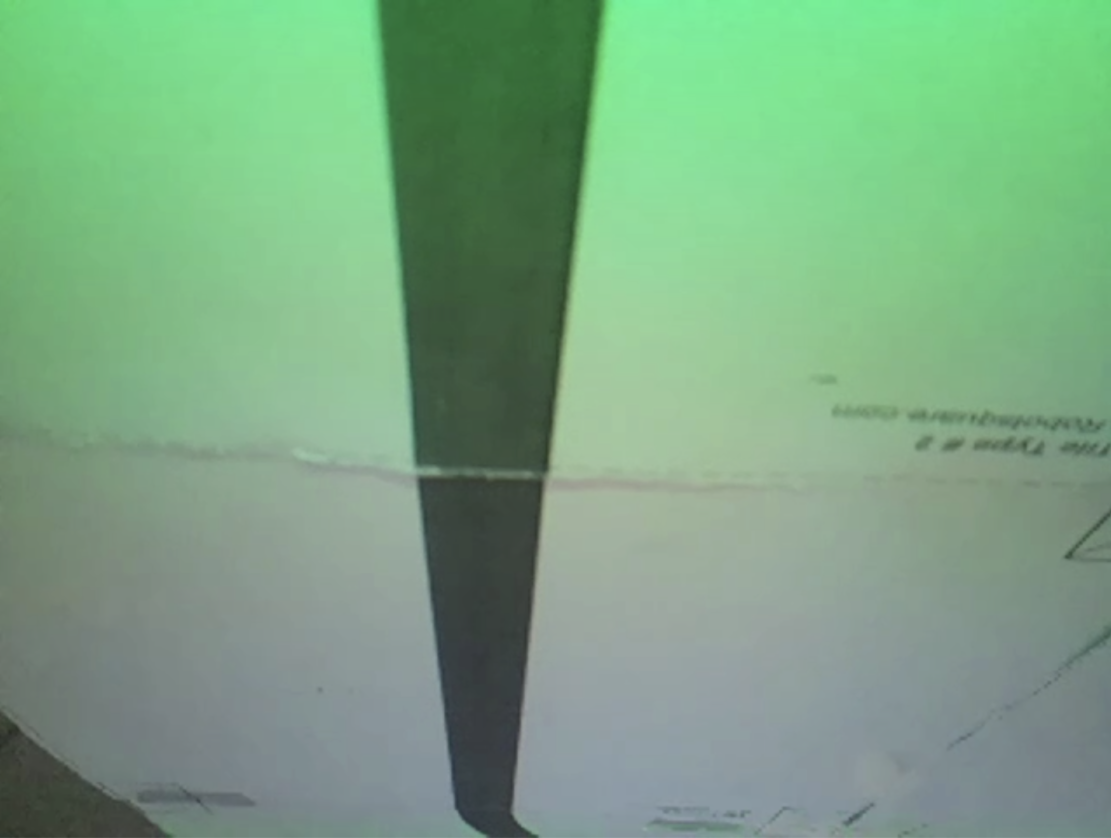
#> input picture Line_Detection/images/1.png, 2222 x 1676 px (shown at 1/2 size)
$ python -i line_detection.py   (imports and definitions only)
#> lines starting #> are read from the running program, lines starting #| are printed output that depends on the picture; after the words box and inside, x2 and y2 are one past the last pixel; in counts of white or black regions, pixels touching at a corner belong together
import cv2
import numpy as np

def line_detection(image_path, THRESHOLD_VALUE=125, ROI_START=0.55, MIN_CONTOUR_AREA=500):
#> called with image_path = 'images/1.png', THRESHOLD_VALUE = 125, ROI_START = 0.55, MIN_CONTOUR_AREA = 500
    frame = cv2.imread(image_path)
#> frame is the input picture: shape (1676, 2222, 3); mean B, G, R 130.8, 165.2, 123
    frame = cv2.resize(frame, (320, 240))
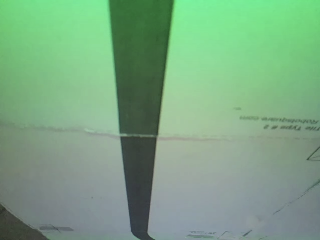
#> frame: shape (240, 320, 3); mean B, G, R 130.8, 165.2, 122.9
    frame = cv2.rotate(frame, cv2.ROTATE_180)
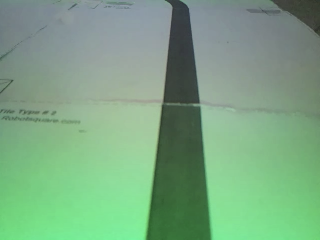
#> frame: shape (240, 320, 3); mean B, G, R 130.8, 165.2, 122.9
    height, width, _ = frame.shape
#> height = 240; width = 320

    # 1. grayscale
    gray = cv2.cvtColor(frame, cv2.COLOR_BGR2GRAY)
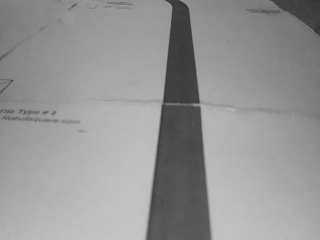
#> gray: shape (240, 320); min 47, max 198, mean 148.6

    # 2. blur
    blur = cv2.GaussianBlur(gray, (5, 5), 0)

    # 3. threshold (خط مشکی)
    _, binary = cv2.threshold(
        blur, THRESHOLD_VALUE, 255, cv2.THRESH_BINARY_INV
    )
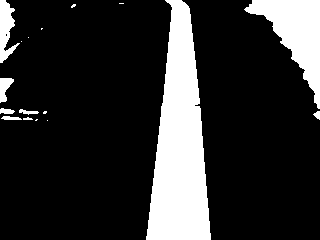
#> binary: shape (240, 320); 18.8% white; 17 white regions (8 under 20 px), largest, box (x1, y1, x2, y2) and area: (146, 0, 211, 240) 9788, (244, 0, 320, 109) 3461, (0, 0, 20, 63) 656

    # 4. ROI (فقط پایین تصویر)
    roi_y_start = int(height * ROI_START)
#> roi_y_start = 132
    roi = binary[roi_y_start:height, 0:width]
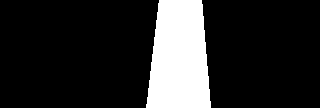
#> roi: shape (108, 320); 16.9% white; 1 white region

    # 5. پیدا کردن کانتورها
    contours, _ = cv2.findContours(
        roi, cv2.RETR_EXTERNAL, cv2.CHAIN_APPROX_SIMPLE
    )
#> contours = 1 contour; box (x1, y1, x2, y2) and area: (146, 0, 211, 108) 5678

    cx = None
    error = None

    if contours:
        # بزرگ‌ترین کانتور (خط)
        c = max(contours, key=cv2.contourArea)
#> c = contour of 48 points, box (x1, y1, x2, y2) (146, 0, 211, 108), area 5678

        if cv2.contourArea(c) > MIN_CONTOUR_AREA:
            M = cv2.moments(c)
#> M = moments, m00 5678, centre m10/m00, m01/m00 = (179, 57.13)

            if M["m00"] != 0:
                cx = int(M["m10"] / M["m00"])
#> cx = 178
                cy = int(M["m01"] / M["m00"])
#> cy = 57

                # مرکز تصویر
                frame_center = width // 2
#> frame_center = 160
                error = cx - frame_center
#> error = 18

                # رسم مرکز خط
                cv2.circle(
                    frame,
                    (cx, roi_y_start + cy),
                    6,
                    (0, 0, 255),
                    -1
                )

                # رسم کانتور
                cv2.drawContours(
                    frame,
                    [c + np.array([0, roi_y_start])],
                    -1,
                    (0, 255, 0),
                    2
                )

    # رسم خط مرکز تصویر
    cv2.line(
        frame,
        (width // 2, 0),
        (width // 2, height),
        (255, 0, 0),
        2
    )
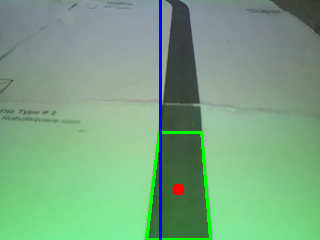
#> frame: shape (240, 320, 3); mean B, G, R 131.2, 165.4, 121.3

    return error

>>> result = line_detection('images/1.png')
#> result = 18

$ run again, on Line_Detection/images/2.png
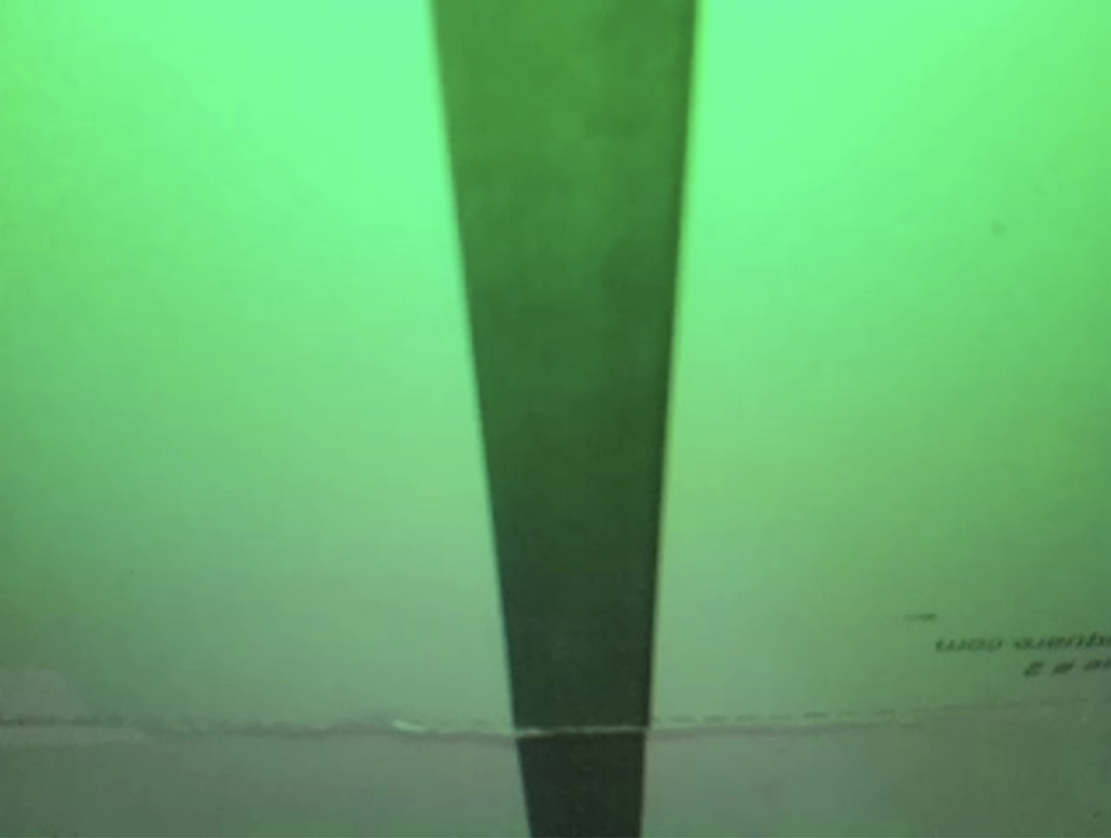
#> input picture Line_Detection/images/2.png, 2222 x 1676 px (shown at 1/2 size)
#> in line_detection, frame is the input picture: shape (1676, 2222, 3); mean B, G, R 108.8, 176, 99.6
#> in line_detection, `_, binary = cv2.threshold( blur, THRESHOLD_VALUE, 255, cv2.THRESH_BINA..`:
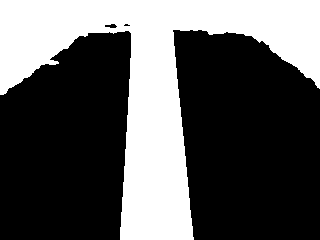
#> binary: shape (240, 320); 35.2% white; 1 white region, box (x1, y1, x2, y2) and area: (0, 0, 320, 240) 27071
#> roi: shape (108, 320); 20.4% white; 1 white region
#> contours = 1 contour; box (x1, y1, x2, y2) and area: (120, 0, 194, 108) 6872
#> c = contour of 38 points, box (x1, y1, x2, y2) (120, 0, 194, 108), area 6872
#> M = moments, m00 6872.5, centre m10/m00, m01/m00 = (155.3, 55.9)
#> cx = 155
#> cy = 55
#> error = -5
#> in line_detection, `cv2.line( frame, (width // 2, 0), (width // 2, height), (255, 0, 0), 2 )`:
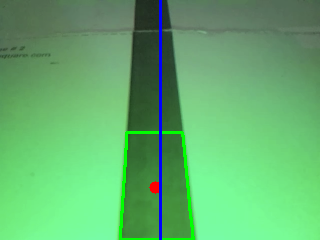
#> frame: shape (240, 320, 3); mean B, G, R 109.8, 176.3, 98.5

$ run again, on Line_Detection/images/3.png
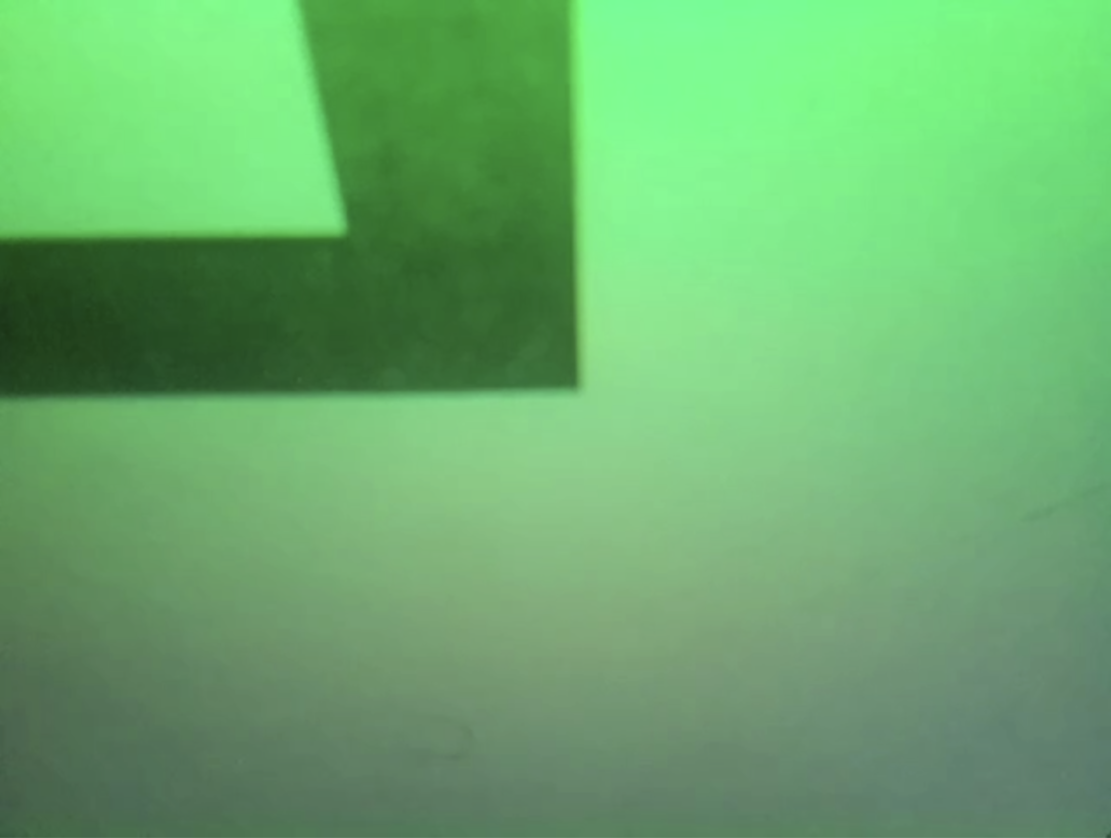
#> input picture Line_Detection/images/3.png, 2222 x 1676 px (shown at 1/2 size)
#> in line_detection, frame is the input picture: shape (1676, 2222, 3); mean B, G, R 108.5, 172.6, 105.8
#> in line_detection, `_, binary = cv2.threshold( blur, THRESHOLD_VALUE, 255, cv2.THRESH_BINA..`:
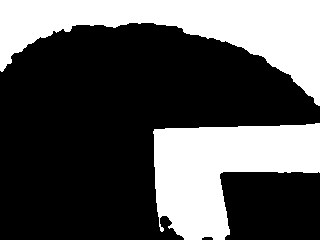
#> binary: shape (240, 320); 33.7% white; 2 white regions, box (x1, y1, x2, y2) and area: (0, 0, 320, 106) 14009, (153, 123, 320, 240) 11847
#> roi: shape (108, 320); 31.6% white; 1 white region
#> contours = 1 contour; box (x1, y1, x2, y2) and area: (153, 0, 320, 108) 10646
#> c = contour of 98 points, box (x1, y1, x2, y2) (153, 0, 320, 108), area 10646
#> M = moments, m00 10646, centre m10/m00, m01/m00 = (219.3, 39.87)
#> cx = 219
#> cy = 39
#> error = 59
#> in line_detection, `cv2.line( frame, (width // 2, 0), (width // 2, height), (255, 0, 0), 2 )`:
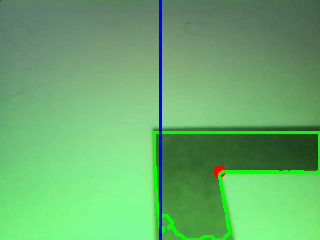
#> frame: shape (240, 320, 3); mean B, G, R 108.7, 173.7, 103.7
